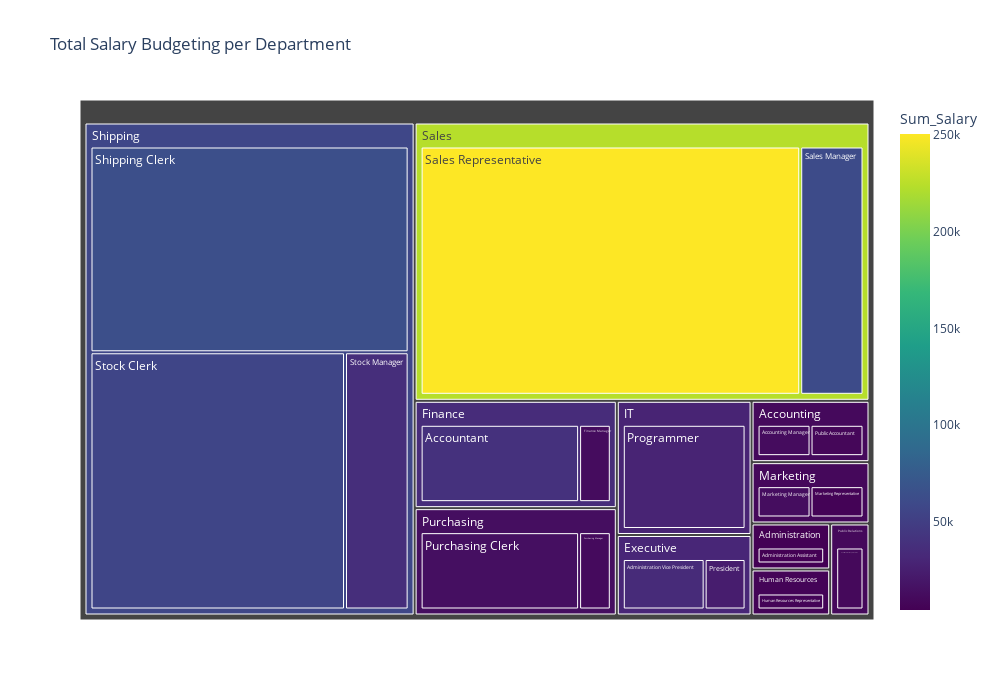

Here is the notebook cell this chart was saved with:
### Code cell
fig = px.treemap(df_treemap,
                 path=['Department','Job'], 
                 values='Total_Employees', 
                 color = 'Sum_Salary',
                 color_continuous_scale='viridis',width=1000,height=700,
                 title = 'Total Salary Budgeting per Department'
                 )
fig.show()

### Figure 1 — Plotly figure (JSON) as saved in the notebook; plotly's stock layout.template omitted (floating-point values rounded to 4 significant figures)
{"data": [{"branchvalues": "total", "customdata": [[39600], [12000], [4400], [34000], [12000], [6500], [13000], [6000], [24000], [28800], [8300], [10000], [13900], [11000], [61000], [250500], [64300], [55700], [36400], [10150], [4400], [30670.0], [35000], [6500], [28800], [9500], [10000], [13420.0], [223400.0], [57380.0]], "domain": {"x": [0, 1], "y": [0, 1]}, "hovertemplate": "labels=%{label}<br>Total_Employees=%{value}<br>parent=%{parent}<br>id=%{id}<br>Sum_Salary=%{color}<extra></extra>", "ids": ["Finance/Accountant", "Accounting/Accounting Manager", "Administration/Administration Assistant", "Executive/Administration Vice President", "Finance/Finance Manager", "Human Resources/Human Resources Representative", "Marketing/Marketing Manager", "Marketing/Marketing Representative", "Executive/President", "IT/Programmer", "Accounting/Public Accountant", "Public Relations/Public Relations Representative", "Purchasing/Purchasing Clerk", "Purchasing/Purchasing Manager", "Sales/Sales Manager", "Sales/Sales Representative", "Shipping/Shipping Clerk", "Shipping/Stock Clerk", "Shipping/Stock Manager", "Accounting", "Administration", "Executive", "Finance", "Human Resources", "IT", "Marketing", "Public Relations", "Purchasing", "Sales", "Shipping"], "labels": ["Accountant", "Accounting Manager", "Administration Assistant", "Administration Vice President", "Finance Manager", "Human Resources Representative", "Marketing Manager", "Marketing Representative", "President", "Programmer", "Public Accountant", "Public Relations Representative", "Purchasing Clerk", "Purchasing Manager", "Sales Manager", "Sales Representative", "Shipping Clerk", "Stock Clerk", "Stock Manager", "Accounting", "Administration", "Executive", "Finance", "Human Resources", "IT", "Marketing", "Public Relations", "Purchasing", "Sales", "Shipping"], "marker": {"coloraxis": "coloraxis", "colors": [39600, 12000, 4400, 34000, 12000, 6500, 13000, 6000, 24000, 28800, 8300, 10000, 13900, 11000, 61000, 250500, 64300, 55700, 36400, 10150, 4400, 30670.0, 35000, 6500, 28800, 9500, 10000, 13420.0, 223400.0, 57380.0]}, "name": "", "parents": ["Finance", "Accounting", "Administration", "Executive", "Finance", "Human Resources", "Marketing", "Marketing", "Executive", "IT", "Accounting", "Public Relations", "Purchasing", "Purchasing", "Sales", "Sales", "Shipping", "Shipping", "Shipping", "", "", "", "", "", "", "", "", "", "", ""], "type": "treemap", "values": [5, 1, 1, 2, 1, 1, 1, 1, 1, 5, 1, 1, 5, 1, 5, 30, 20, 20, 5, 2, 1, 3, 6, 1, 5, 2, 1, 6, 35, 45]}], "layout": {"coloraxis": {"colorbar": {"title": {"text": "Sum_Salary"}}, "colorscale": [[0, "#440154"], [0.1111, "#482878"], [0.2222, "#3e4989"], [0.3333, "#31688e"], [0.4444, "#26828e"], [0.5556, "#1f9e89"], [0.6667, "#35b779"], [0.7778, "#6ece58"], [0.8889, "#b5de2b"], [1, "#fde725"]]}, "height": 700, "legend": {"tracegroupgap": 0}, "title": {"text": "Total Salary Budgeting per Department"}, "width": 1000}}
